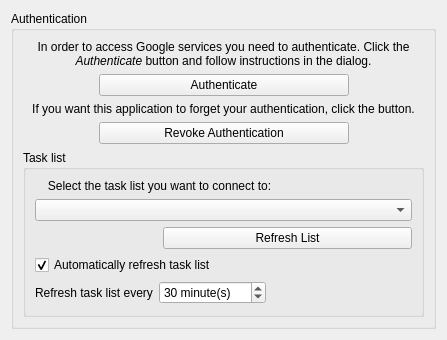
<?xml version="1.0" encoding="UTF-8"?>
<ui version="4.0">
 <class>SettingsDialog</class>
 <widget class="QWidget" name="SettingsDialog">
  <property name="geometry">
   <rect>
    <x>0</x>
    <y>0</y>
    <width>447</width>
    <height>340</height>
   </rect>
  </property>
  <property name="sizePolicy">
   <sizepolicy hsizetype="Minimum" vsizetype="Minimum">
    <horstretch>0</horstretch>
    <verstretch>0</verstretch>
   </sizepolicy>
  </property>
  <property name="minimumSize">
   <size>
    <width>0</width>
    <height>340</height>
   </size>
  </property>
  <property name="windowTitle">
   <string>Calendar Resource Settings</string>
  </property>
  <layout class="QVBoxLayout" name="verticalLayout">
   <item>
    <widget class="QGroupBox" name="authGroupBox">
     <property name="minimumSize">
      <size>
       <width>0</width>
       <height>0</height>
      </size>
     </property>
     <property name="title">
      <string>Authentication</string>
     </property>
     <layout class="QVBoxLayout" name="verticalLayout_2">
      <item>
       <layout class="QGridLayout" name="authenticateLayout">
        <item row="1" column="1">
         <widget class="QPushButton" name="authenticateButton">
          <property name="minimumSize">
           <size>
            <width>250</width>
            <height>0</height>
           </size>
          </property>
          <property name="text">
           <string>Authenticate</string>
          </property>
         </widget>
        </item>
        <item row="0" column="0" colspan="3">
         <widget class="QLabel" name="authenticateLabel">
          <property name="text">
           <string>&lt;html&gt;&lt;body&gt;&lt;p&gt;In order to access Google services you need to authenticate. Click the &lt;i&gt;Authenticate&lt;/i&gt; button and follow instructions in the dialog.&lt;/p&gt;&lt;/body&gt;&lt;/html&gt;</string>
          </property>
          <property name="alignment">
           <set>Qt::AlignCenter</set>
          </property>
          <property name="wordWrap">
           <bool>true</bool>
          </property>
         </widget>
        </item>
        <item row="1" column="0">
         <spacer name="horizontalSpacer">
          <property name="orientation">
           <enum>Qt::Horizontal</enum>
          </property>
          <property name="sizeHint" stdset="0">
           <size>
            <width>40</width>
            <height>20</height>
           </size>
          </property>
         </spacer>
        </item>
        <item row="1" column="2">
         <spacer name="horizontalSpacer_2">
          <property name="orientation">
           <enum>Qt::Horizontal</enum>
          </property>
          <property name="sizeHint" stdset="0">
           <size>
            <width>40</width>
            <height>20</height>
           </size>
          </property>
         </spacer>
        </item>
       </layout>
      </item>
      <item>
       <layout class="QGridLayout" name="revokeAuthLayout">
        <item row="1" column="1">
         <widget class="QPushButton" name="revokeAuthButton">
          <property name="minimumSize">
           <size>
            <width>250</width>
            <height>0</height>
           </size>
          </property>
          <property name="text">
           <string>Revoke Authentication</string>
          </property>
         </widget>
        </item>
        <item row="0" column="0" colspan="3">
         <widget class="QLabel" name="revokeAuthLabel">
          <property name="text">
           <string>If you want this application to forget your authentication, click the button.</string>
          </property>
          <property name="alignment">
           <set>Qt::AlignCenter</set>
          </property>
          <property name="wordWrap">
           <bool>true</bool>
          </property>
         </widget>
        </item>
        <item row="1" column="0">
         <spacer name="horizontalSpacer_3">
          <property name="orientation">
           <enum>Qt::Horizontal</enum>
          </property>
          <property name="sizeHint" stdset="0">
           <size>
            <width>40</width>
            <height>20</height>
           </size>
          </property>
         </spacer>
        </item>
        <item row="1" column="2">
         <spacer name="horizontalSpacer_4">
          <property name="orientation">
           <enum>Qt::Horizontal</enum>
          </property>
          <property name="sizeHint" stdset="0">
           <size>
            <width>40</width>
            <height>20</height>
           </size>
          </property>
         </spacer>
        </item>
       </layout>
      </item>
      <item>
       <widget class="QGroupBox" name="taskListGroupBox">
        <property name="title">
         <string>Task list</string>
        </property>
        <layout class="QGridLayout" name="gridLayout">
         <item row="0" column="0" colspan="2">
          <widget class="QLabel" name="label">
           <property name="text">
            <string>Select the task list you want to connect to:</string>
           </property>
           <property name="alignment">
            <set>Qt::AlignCenter</set>
           </property>
          </widget>
         </item>
         <item row="1" column="0" colspan="3">
          <widget class="QComboBox" name="comboBox"/>
         </item>
         <item row="6" column="0" colspan="2">
          <spacer name="verticalSpacer">
           <property name="orientation">
            <enum>Qt::Vertical</enum>
           </property>
           <property name="sizeHint" stdset="0">
            <size>
             <width>20</width>
             <height>40</height>
            </size>
           </property>
          </spacer>
         </item>
         <item row="2" column="1" colspan="2">
          <widget class="QPushButton" name="refreshListButton">
           <property name="text">
            <string>Refresh List</string>
           </property>
          </widget>
         </item>
         <item row="3" column="0" rowspan="2" colspan="3">
          <layout class="QGridLayout" name="gridLayout_2">
           <item row="1" column="0">
            <widget class="QLabel" name="label_2">
             <property name="text">
              <string>Refresh task list every</string>
             </property>
            </widget>
           </item>
           <item row="1" column="2">
            <spacer name="horizontalSpacer_5">
             <property name="orientation">
              <enum>Qt::Horizontal</enum>
             </property>
             <property name="sizeHint" stdset="0">
              <size>
               <width>40</width>
               <height>20</height>
              </size>
             </property>
            </spacer>
           </item>
           <item row="1" column="1">
            <widget class="QSpinBox" name="refreshIntervalSpinBox">
             <property name="suffix">
              <string> minute(s)</string>
             </property>
             <property name="maximum">
              <number>1000</number>
             </property>
             <property name="value">
              <number>30</number>
             </property>
            </widget>
           </item>
           <item row="0" column="0" colspan="3">
            <widget class="QCheckBox" name="refreshTaskListComboBox">
             <property name="text">
              <string>Automatically refresh task list</string>
             </property>
             <property name="checked">
              <bool>true</bool>
             </property>
            </widget>
           </item>
          </layout>
         </item>
        </layout>
       </widget>
      </item>
     </layout>
    </widget>
   </item>
  </layout>
 </widget>
 <resources/>
 <connections/>
</ui>
